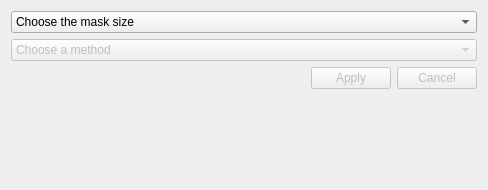
               <widget class="QWidget" name="tab_2">
                <attribute name="title">
                 <string>Image filtering</string>
                </attribute>
                <layout class="QVBoxLayout" name="verticalLayout_8">
                 <item>
                  <widget class="QComboBox" name="cbox_img_filtering_mask">
                   <item>
                    <property name="text">
                     <string>Choose the mask size</string>
                    </property>
                   </item>
                   <item>
                    <property name="text">
                     <string>3 x 3</string>
                    </property>
                   </item>
                   <item>
                    <property name="text">
                     <string>5 x 5</string>
                    </property>
                   </item>
                   <item>
                    <property name="text">
                     <string>7 x7</string>
                    </property>
                   </item>
                   <item>
                    <property name="text">
                     <string>9 x 9</string>
                    </property>
                   </item>
                   <item>
                    <property name="text">
                     <string>11 x 11</string>
                    </property>
                   </item>
                  </widget>
                 </item>
                 <item>
                  <widget class="QComboBox" name="cbox_img_filtering_method">
                   <property name="enabled">
                    <bool>false</bool>
                   </property>
                   <item>
                    <property name="text">
                     <string>Choose a method</string>
                    </property>
                   </item>
                   <item>
                    <property name="text">
                     <string>Average filter</string>
                    </property>
                   </item>
                   <item>
                    <property name="text">
                     <string>Median filter</string>
                    </property>
                   </item>
                   <item>
                    <property name="text">
                     <string>Gaussian filter</string>
                    </property>
                   </item>
                  </widget>
                 </item>
                 <item>
                  <layout class="QHBoxLayout" name="horizontalLayout_8">
                   <property name="leftMargin">
                    <number>300</number>
                   </property>
                   <property name="bottomMargin">
                    <number>50</number>
                   </property>
                   <item>
                    <widget class="QPushButton" name="btn_apply_image_filtering">
                     <property name="enabled">
                      <bool>false</bool>
                     </property>
                     <property name="text">
                      <string>Apply</string>
                     </property>
                    </widget>
                   </item>
                   <item>
                    <widget class="QPushButton" name="btn_cancel_image_filtering">
                     <property name="enabled">
                      <bool>false</bool>
                     </property>
                     <property name="text">
                      <string>Cancel</string>
                     </property>
                    </widget>
                   </item>
                  </layout>
                 </item>
                 <item>
                  <spacer name="verticalSpacer_4">
                   <property name="orientation">
                    <enum>Qt::Vertical</enum>
                   </property>
                   <property name="sizeHint" stdset="0">
                    <size>
                     <width>20</width>
                     <height>40</height>
                    </size>
                   </property>
                  </spacer>
                 </item>
                </layout>
               </widget>
